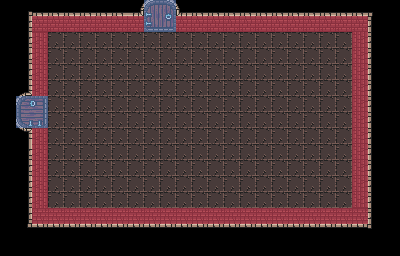

This is a level from a 2D game, rendered from its Tiled map with the project's own tilesets. A one-line summary and the map file follow, with tile-layer data summarised:
An orthogonal 25x16 tile map with 16x16 px tiles, 2 tile layers (Tile Layer 1, MetaInfo), 2 tilesets.

<map version="1.8" tiledversion="1.8.4" orientation="orthogonal" renderorder="right-down" width="25" height="16" tilewidth="16" tileheight="16" infinite="0" nextlayerid="3" nextobjectid="1">
 <tileset firstgid="1" source="0x72_DungeonTilesetII_v1.4.tsx" />
 <tileset firstgid="1025" source="MetaSet.tsx" />
 <layer id="1" name="Tile Layer 1" width="25" height="16">
  <data>[400 cells, 345 non-empty, 10 distinct tile ids]</data>
 </layer>
 <layer id="2" name="MetaInfo" width="25" height="16" opacity="0.5">
  <data>[400 cells, 68 non-empty, 2 distinct tile ids]</data>
 </layer>
</map>
